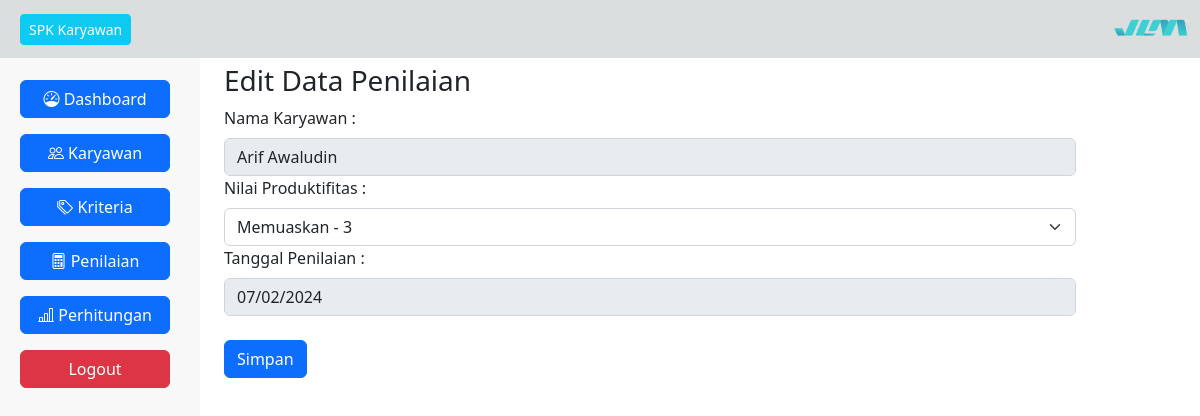
Screenshot of /page.php?q=penilaianEdit&id_penilaian=912 (signed in) with the database file from the repository.
### tables this page shows
CREATE TABLE `penilaian` (
  `id_penilaian` int(11) NOT NULL,
  `id_karyawan` int(11) NOT NULL,
  `id_kriteria` int(11) NOT NULL,
  `nilai` float NOT NULL,
  `tanggal_penilaian` date NOT NULL
);

CREATE TABLE `karyawan` (
  `id_karyawan` int(11) NOT NULL,
  `nama_karyawan` varchar(100) NOT NULL,
  `bagian` varchar(100) NOT NULL,
  `alamat` text NOT NULL,
  `no_hp` bigint(20) NOT NULL
);

CREATE TABLE `kriteria` (
  `id_kriteria` int(11) NOT NULL,
  `nama_kriteria` varchar(100) NOT NULL,
  `atribut` varchar(100) NOT NULL,
  `bobot` decimal(3,2) NOT NULL
);

### Models/Penilaian.php (called while the page is built, shortened)
<?php
require_once 'Database.php';
class Penilaian
{
    private $db;
    function __construct()
    {
        $database = new Database();
        $this->db = $database->getConnection();
    }
    function edit_data($id_penilaian)
    {
        $data = mysqli_query($this->db, "SELECT p.*, kr.atribut, kr.nama_kriteria, k.nama_karyawan
        FROM penilaian p
        INNER JOIN kriteria kr ON p.id_kriteria = kr.id_kriteria
        INNER JOIN karyawan k ON p.id_karyawan = k.id_karyawan
        WHERE p.id_penilaian='$id_penilaian'");
        $row = mysqli_fetch_all($data, MYSQLI_ASSOC);
        return $row;
    }
}

### Database.php (called while the page is built, shortened)
<?php
class Database
{
    public $host = "localhost";
    public $uname = "root";
    public $pass = "";
    public $db = "penilaian_saw";
    public function getConnection()
    {
        $this->conn = mysqli_connect($this->host, $this->uname, $this->pass);
        mysqli_select_db($this->conn, $this->db);
        return $this->conn;
    }
}

### Forms/penilaianEdit.php (the view, shortened to what this page needs)
<?php
include 'Models/Penilaian.php';
$db = new Penilaian();
$row = $db->edit_data($_GET['id_penilaian']);
?>
<!DOCTYPE html>
<html lang="en">
<head>
    <h3 class="pt-3">Edit Data Penilaian</h3>
</head>
<body>
    <form action="../penilaian/page.php?q=penilaianAct&aksi=update" method="POST">
        <?php
        foreach ($row as $penilaian) {
            $nilai_options = "";
            if ($penilaian['atribut'] == 'benefit') {
                $nilai_options .= '
                    <option value="4" ' . ($penilaian['nilai'] == 4 ? 'selected' : '') . '>Sangat Memuaskan - 4</option>
                    <option value="3" ' . ($penilaian['nilai'] == 3 ? 'selected' : '') . '>Memuaskan - 3</option>
                    <option value="2" ' . ($penilaian['nilai'] == 2 ? 'selected' : '') . '>Cukup Memuaskan - 2</option>
                    <option value="1" ' . ($penilaian['nilai'] == 1 ? 'selected' : '') . '>Sangat Tidak Memuaskan - 1</option>';
            }
        ?>
            <div>
                <label for="" class="form-label">Nama Karyawan :</label>
                <input type="text" class="form-control" name="" value="<?php echo $penilaian['nama_karyawan'] ?>" disabled>
            </div>
            <div>
                <label for="" class="form-label">Nilai <?php echo $penilaian['nama_kriteria'] ?> :</label>
            </div>
            <div>
                <select class="form-select" id="nilai" name="nilai">
                    <?php echo $nilai_options; ?>
                </select>
            </div>
            <div>
                <label class="form-label" for="tanggal_penilaian">Tanggal Penilaian :</label>
                <input class="form-control" type="date" id="tanggal_penilaian" name="tanggal_penilaian" value="<?php echo $penilaian['tanggal_penilaian'] ?>" disabled> <br>
            </div>
        <?php
        }
        ?>
        <button class="btn btn-primary" type="submit" name="submit">Simpan</button>
    </form>
</body>
</html>

### rows the page displays
penilaian: id_karyawan.nama_karyawan "Arif Awaludin", id_kriteria.nama_kriteria "Produktifitas", nilai "Memuaskan - 3", tanggal_penilaian "07/02/2024"
